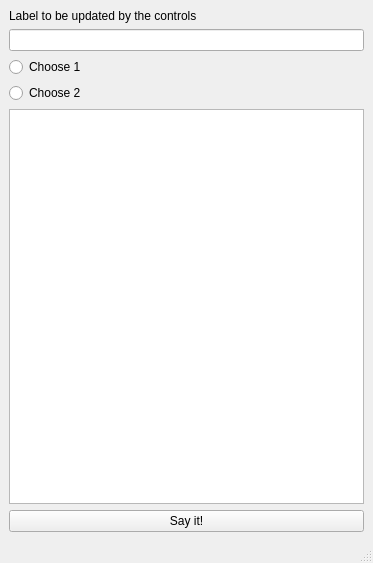
<?xml version="1.0" encoding="UTF-8"?>
<ui version="4.0">
 <class>MobiReaderClass</class>
 <widget class="QMainWindow" name="MobiReaderClass">
  <property name="geometry">
   <rect>
    <x>0</x>
    <y>0</y>
    <width>373</width>
    <height>563</height>
   </rect>
  </property>
  <property name="windowTitle">
   <string>MainWindow</string>
  </property>
  <widget class="QWidget" name="centralwidget">
   <layout class="QVBoxLayout" name="verticalLayout">
    <item>
     <widget class="QLabel" name="myLabel">
      <property name="text">
       <string>Label to be updated by the controls</string>
      </property>
     </widget>
    </item>
    <item>
     <widget class="QLineEdit" name="myLineEdit"/>
    </item>
    <item>
     <widget class="QRadioButton" name="radio1">
      <property name="text">
       <string>Choose 1</string>
      </property>
     </widget>
    </item>
    <item>
     <widget class="QRadioButton" name="radio2">
      <property name="text">
       <string>Choose 2</string>
      </property>
     </widget>
    </item>
    <item>
     <widget class="QTextEdit" name="bookView"/>
    </item>
    <item>
     <widget class="QPushButton" name="myButton">
      <property name="text">
       <string>Say it!</string>
      </property>
     </widget>
    </item>
   </layout>
  </widget>
  <widget class="QMenuBar" name="menubar">
   <property name="geometry">
    <rect>
     <x>0</x>
     <y>0</y>
     <width>373</width>
     <height>24</height>
    </rect>
   </property>
  </widget>
  <widget class="QStatusBar" name="statusbar"/>
 </widget>
 <resources/>
 <connections/>
</ui>
